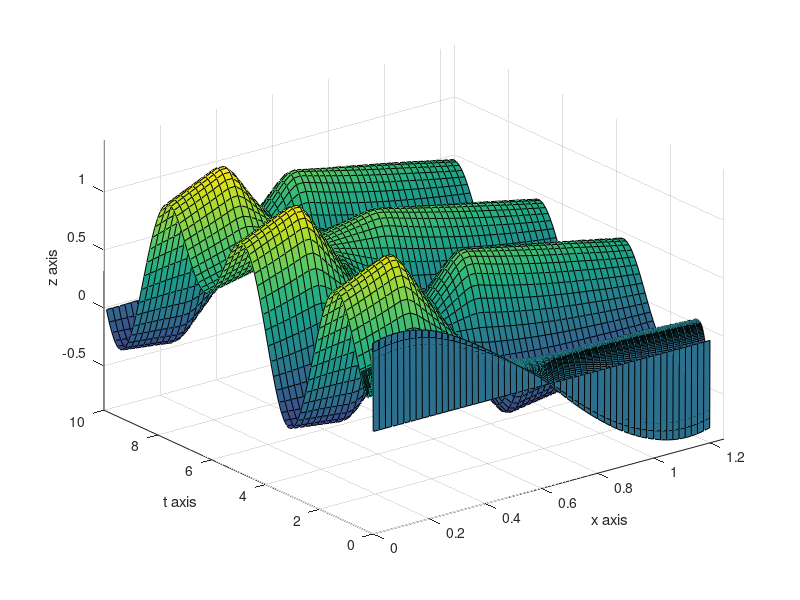

Reproduce this figure in MATLAB. (Note: this script raises an error after producing the figure.)




load('surf_data.txt');

z=surf_data;

 
% x=linspace(0,1,30);
% lx=length(x);

x=z(:,1);


 t= 0:.01:10;
%t=linspace(0,6*pi,190);
lt=length(t);
figure

% tind=[1:20 22:4:lt];
% tplot=t(tind);
% 
% xind=1:2:lx;
% 
% xplot=  x(xind);
% 
%  z_plot=z(xind,tind)';
% 
% 
% set(0,'DefaultAxesFontSize', 20)
% 
% surf(xplot,tplot,z_plot)

%%%%%%%%%
tind=[1:50 52:10:lt];
tplot=t(tind);

% xind=1:2:lx;
% 
% xplot=  x(xind);



 z_plot=z(:,tind);
 
  z_plot(:,1)=zeros(size(x));
 
% z_plot(28,1)=0;


%set(0,'DefaultAxesFontSize', 20)

surf(x,tplot,z_plot')

%%%%%%%%

L=x(end)

% xlabel('$x$','Interpreter','latex', 'fontsize', 20); 
% ylabel('$y$','Interpreter','latex', 'fontsize',20); 
% zlabel('$z$','Interpreter','latex','rotation',0, 'fontsize', 20); 
 
% xhandle=xlabel('x')
% set(xhandle,'Fontsize',20)
% set(xhandle,'Fontangle','italic')
% set(xhandle,'Fontname','Timesnewroman')
% 
% yhandle=ylabel('t')
% set(yhandle,'Fontsize',20)
% set(yhandle,'Fontangle','italic')
% set(yhandle,'Fontname','Timesnewroman')
% 
% zhandle=zlabel('z','rotation',0)
% set(zhandle,'Fontsize',20)
% set(zhandle,'Fontangle','italic')
% set(zhandle,'Fontname','Timesnewroman')
% 
% 

%  xlabel('x')
%   ylabel('t' )
%    zlabel('z','rotation',0)

%%%%%%%%

xlabel('x axis')
ylabel('t axis')
zlabel('z axis')

  
axis([0,L+.05,0,10,min(min(z_plot))-.1, max( max(z_plot))+.1])

% set(gca,'XTick',[0,.4,.8,1.2,1.4])
% set(gca,'XTickLabel',{'0','.4','.8','1.2','1.2'})


%  axis([0,x(end),0,tplot(end),min(min(z_plot))-.1, max( max(z_plot))+.1])

grid on


%  print -deps2c plot_surf_mimo.eps


 
exportfig('Ex1_4_f12_surf.pdf',...
    'width',3.7,...
    'color','gray','Resolution',300,'FontMode','fixed','FontSize',10) 
  


 

load('y_data.txt');

vv=y_data;

ty=vv(:,1);

y1=vv(:,2);
yr1=vv(:,3)
y2=vv(:,4);
yr2=vv(:,5);

%  set(0,'DefaultAxesFontSize', 20)

figure 
plot(ty,y1,ty,yr1,'--','LineWidth',2)

%  xlabel('t')
%   ylabel('y','rotation',0)

% xlabel('$t$','Interpreter','latex');
%  ylabel('$y_1$','Interpreter','latex','rotation',0);

xlabel('t axis')
ylabel('y axis')

  
  grid on
  
  axis([0,ty(end),min(min([y1 yr1]))-.1 max(max([y1 yr1]))+.1])
  
%   print -deps2c plot_y1_mimo.eps
  

% Export the figure.
exportfig('Ex1_4_f8_y1.pdf',...
    'width',3.7,...
    'color','gray','Resolution',300,'FontMode','fixed','FontSize',10) 

  
  figure 
plot(ty,y2,ty,yr2,'--','LineWidth',2)

%  xlabel('t')
%   ylabel('y','rotation',0)

% xlabel('$t$','Interpreter','latex');
%  ylabel('$y_2$','Interpreter','latex','rotation',0);

xlabel('t axis')
ylabel('y axis')
  
  grid on
  
   axis([0,ty(end),min(min([y2 yr2]))-.1 max(max([y2 yr2]))+.1])
  
%  print -deps2c plot_y2_mimo.eps

  % Export the figure.
exportfig('Ex1_4_f10_y2.pdf',...
    'width',3.7,...
    'color','gray','Resolution',300,'FontMode','fixed','FontSize',10) 

  
  figure 
  
   
 e1=y1-yr1;  
  
% set(0,'DefaultAxesFontSize', 20) 
 
 
 plot(ty,e1,'LineWidth',2)

%  xlabel('t')
%   ylabel('e','rotation',0)

% xlabel('$t$','Interpreter','latex');
%  ylabel('$e_1$','Interpreter','latex','rotation',0);
  
  grid on
  
  xlabel('t axis')
ylabel('e axis')
  
  axis([0,ty(end),min(e1)-.1,max(e1)+.1])
  
 % print -deps2c plot_e1_mimo.eps
 
 % Export the figure.
exportfig('Ex1_4_f9_e1.pdf',...
    'width',3.7,...
    'color','gray','Resolution',300,'FontMode','fixed','FontSize',10) 

  
  
  %%%%%%%%%%%%%%%%%%%%%%%%%%%
    figure 
  
   
 e2=y2-yr2;  
  
% set(0,'DefaultAxesFontSize', 20) 
 
 
 plot(ty,e2,'LineWidth',2)

%  xlabel('t')
%   ylabel('e','rotation',0)

% xlabel('$t$','Interpreter','latex');
%  ylabel('$e_2$','Interpreter','latex','rotation',0);
  
  grid on
  
    xlabel('t axis')
ylabel('e axis')

  
  axis([0,ty(end),min(e2)-.1,max(e2)+.1])
  
%  print -deps2c plot_e2_mimo.eps

 % Export the figure.
exportfig('Ex1_4_f11_e2.pdf',...
    'width',3.7,...
    'color','gray','Resolution',300,'FontMode','fixed','FontSize',10) 
  
  
  